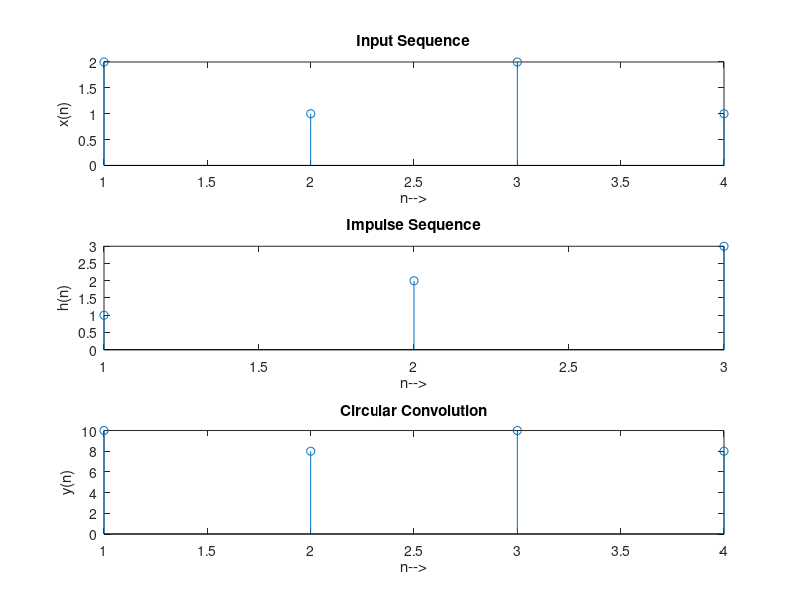

Reproduce this figure in MATLAB.
x = [2 1 2 1];
h = [1 2 3];
y = cconv(x, h, 4);
subplot(3, 1, 1);
stem(x);
title('Input Sequence');
xlabel('n-->');
ylabel('x(n)');
subplot(3, 1, 2);
stem(h);
title('Impulse Sequence');
xlabel('n-->');
ylabel('h(n)');
subplot(3, 1, 3);
stem(y);
title('Circular Convolution');
xlabel('n-->');
ylabel('y(n)');
disp(y);
